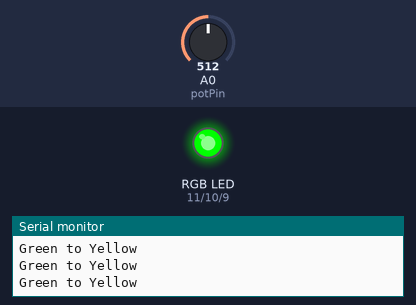
Recording of a sketch running on a simulated Arduino Uno, built with avr-gcc and run on an emulated ATmega328P. On the bench: an RGB LED mixed from three pins (HIGH = lit), the last lines printed to the serial monitor. The test bench sets the inputs (shaded band); at power-on: A0 (potPin) = 512.

Above: at 1.2 s.
1.3 s: A0 (potPin) set to 716
At 2.3 s:
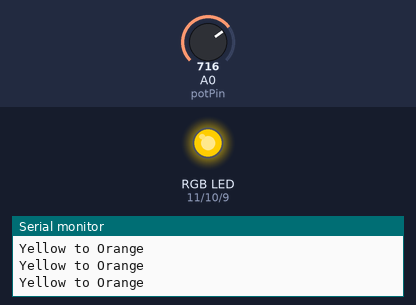
2.8 s: A0 (potPin) set to 900
At 3.2 s:
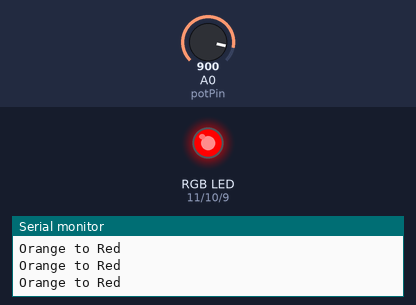
4.3 s: A0 (potPin) set to 859
7.3 s: A0 (potPin) set to 841
At 8.3 s:
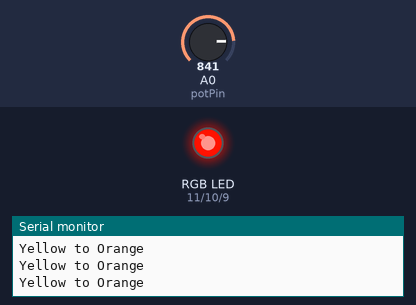
8.8 s: A0 (potPin) set to 511
At 9.2 s:
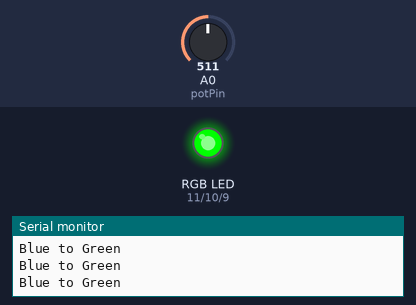
10.3 s: A0 (potPin) set to 306
At 11.5 s:
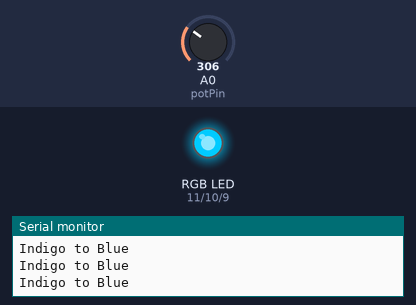
Timing chart, 0 to 12.8 s (numbered marks = the images above; inputs shaded):
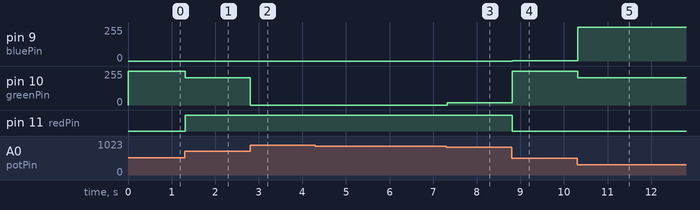

Measured:
- after the input at 1.3 s, pin 10 (greenPin): 255/255 → 205/255 at once; pin 11 (redPin): LOW → HIGH at once
- after the input at 2.8 s, pin 10 (greenPin): 205/255 → 0/255 at once
- after the input at 7.3 s, pin 10 (greenPin): 0/255 → 18/255 at once
- after the input at 8.8 s, pin 9 (bluePin): 0/255 → 1/255 at once; pin 10 (greenPin): 18/255 → 255/255 at once; pin 11 (redPin): HIGH → LOW at once
- after the input at 10.3 s, pin 9 (bluePin): 1/255 → 255/255 at once; pin 10 (greenPin): 255/255 → 203/255 at once

The sketch:

Ex8_PartC_260207.ino
```cpp
/*
Exercise 8: Analog input
Part C) Use multicolour-diode to change colors of rainbow (translate voltage to number within interval).
Use the voltage to make the RGB LED light in the colors of the rainbow.
When applying 0V the RGB LED should be violet/purple and when applying 5V on the A0 pin it should be red.
When tuning the potentiometer, the RGB LED should slowly fade between the different colors

Author: Bruno Duarte | 260207
*/

int potPin = A0;
int redPin = 11;
int greenPin = 10;
int bluePin = 9;

void setup() {
  Serial.begin(9600);
  pinMode(redPin, OUTPUT);
  pinMode(greenPin, OUTPUT);
  pinMode(bluePin, OUTPUT);
}

void loop() {
  // read the input on analog pin 0
  int sensorValue = analogRead(potPin);

  // map sensorValue into rgb values (256 values * 6 combinations = 1536 values)
  int rgbValue = map(sensorValue,0,1023,0,1535);

  int red,green,blue;

  if (rgbValue < 256) {
    red = 255 - rgbValue;
    green = 0;
    blue = 255;
    Serial.println("Violet to Indigo");
  }
  else if (rgbValue < 512) {
    red = 0;
    green = rgbValue - 256;
    blue = 255;
    Serial.println("Indigo to Blue");
  }
  else if (rgbValue < 768) {
    red = 0;
    green = 255;
    blue = 255 - (rgbValue - 512);
    Serial.println("Blue to Green");
  }
  else if (rgbValue < 1024) {
    red = rgbValue - 768;
    green = 255;
    blue = 0;
    Serial.println("Green to Yellow");
  }
  else if (rgbValue < 1280) {
    red = 255;
    green = 255 - (rgbValue - 1024);
    blue = 0;
    Serial.println("Yellow to Orange");
  }
  else {
    red = 255;
    blue = 0;
    green = 0;
    Serial.println("Orange to Red");
  }

  // set LED RGB values
  analogWrite(redPin,red);
  analogWrite(greenPin,green);
  analogWrite(bluePin,blue);

  delay(10);  // delay in between reads for stability
}
```
